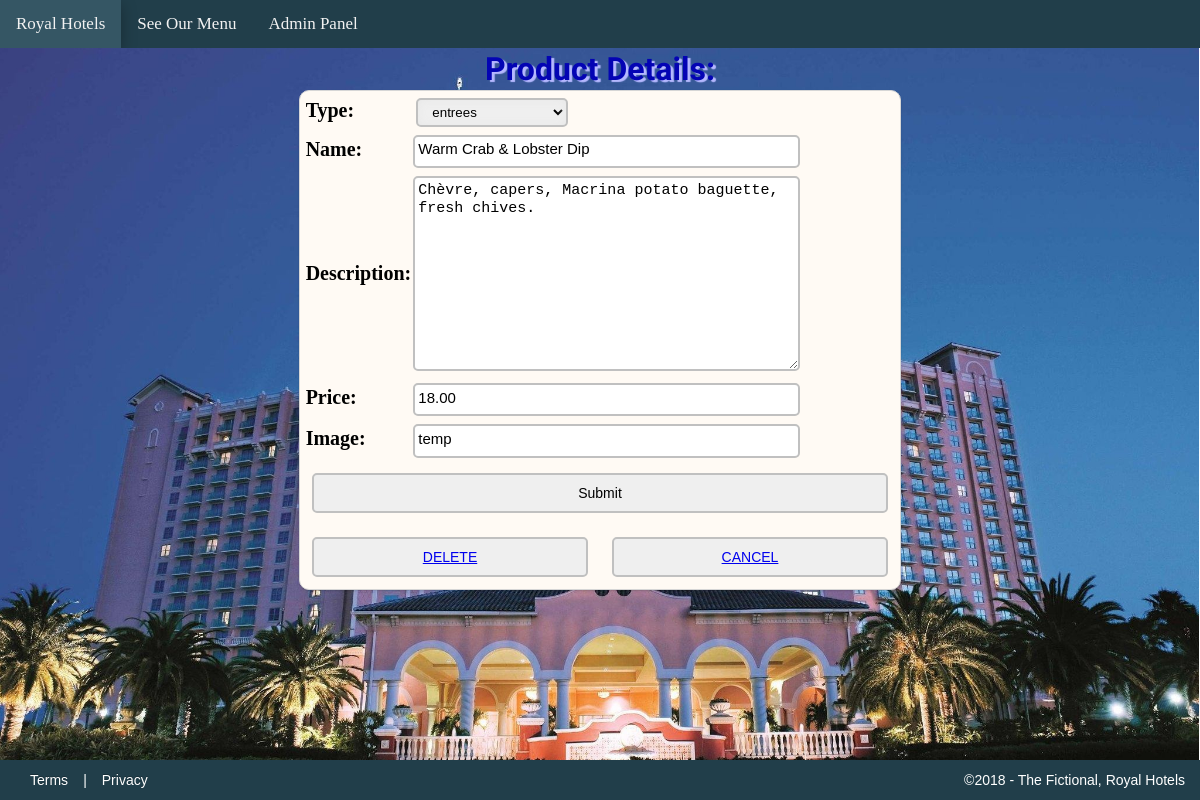
The page /5/details/ on the database its author committed.
### products/models.py (models this page shows, shortened)
class Product(models.Model):
  type = models.CharField(max_length=60, choices=TYPE_CHOICES)
  name = models.CharField(max_length=50, default="", blank=True, null=False)
  description = models.TextField(max_length=100, default="", blank=True)
  price = models.DecimalField(default=0.00, max_digits=10000, decimal_places=2)
  image = models.CharField(max_length=255, default="", blank=True,)
  objects = models.Manager()

### products/views.py (the view)
# urls.py: path('<int:pk>/details/', views.details, name="details"),
def details(request, pk):
    pk = int(pk)
    item = get_object_or_404(Product, pk=pk)
    form = ProductForm(data=request.POST or None, instance=item)
    if request.method == 'POST':
        if form.is_valid():
            form2 = form.save(commit=False)
            form2.save()
            return redirect('admin_console')
        else:
            print(form.errors)
    else:
        return render(request, 'products/present_product.html', {'form': form})

### products/forms.py
class ProductForm(ModelForm):
  class Meta:
    model = Product
    fields = '__all__'

### products/templates/products/present_product.html (shortened to what this page needs)
{% extends 'base.html' %}
{% block header %}Product Details:{% endblock header %}
{% block content %}
<div class="admin_panel">
  <form action="../details/" name="productForm" method="POST">
    <div class="formObject">
      <table>
        {{ form.as_table }}
      </table>
      <div class="frmBtn_container">
        <input type="submit">
        <div class="frmBtn_container">
            <button class="btn"><a href="../{{ form.pk }}delete/">DELETE</a></button>
            <button class="btn"><a href="{% url 'admin_console' %}">CANCEL</a></button>
        </div>
      </div>
    </div>
  </form>
</div>
{% endblock content %}

### assets/css/layout.css (style rules this page uses)
* { margin: 0; }
html { background-color: lightblue; }
body { position: relative; overflow: hidden; }
html, body { height: 100%; margin: 0; padding: 0; }
.admin_panel { margin: 0 auto; width: 50%; height: 80%; background-color: #fffaf4; border: 1px solid #d6d6d6; box-shadow: 0 1px 2px rgba(0,0,0,0.15); transition: all 0.3s ease-in-out; border-radius: 10px; transition: 0.3s; }
.frmBtn_container { display: flex; flex-wrap: wrap; align-items: center; width: 100%; }
.btn { flex-grow: 2; justify-content: center; text-align: center; display: inline-block; width: 150px; margin: 2% 2% 2% 2%; color: black; padding: 10px 0px; text-decoration: none; font-size: 14px; -webkit-transition-duration: 0.4s; transition-duration: 0.4s; cursor: pointer; border: 2px solid silver; border-radius: 5px; }
input[type="submit"] { flex-grow: 1; width: 10%; justify-content: center; text-align: center; display: inline-block; margin: 2% 2% 2% 2%; color: black; padding: 9px 0px 9px 0px; text-decoration: none; font-size: 14px; -webkit-transition-duration: 0.4s; transition-duration: 0.4s; cursor: pointer; border: 2px solid silver; border-radius: 5px; }
select { padding: 4px 10px; width: 40%; display: inline-block; margin: 1% 0% 0 1%; border: 2px solid silver; border-radius: 5px; box-shadow: 0 0 10px #E8E8E8 inset; }
input, textarea { width: 100%; margin: 1% 0 0 0; padding: 1% 0 2% 1%; line-height: 18px; font-size: 15px; border-radius: 5px; border: 2px solid silver; }
label { display: inline-block; width: 95%; text-align: left; margin: 1% 0 0 0; color: black; line-height: 18px; font-size: 20px; }
.bg_img { background-color: lightblue; background-image: url('/static/images/hotel_img3.jpg'); background-size: cover; background-attachment:fixed; background-position: center; position: relative; -webkit-background-size: cover; -moz-background-size: cover; -o-background-size: cover; background-size: cover; }

### rows shown on the page
Product: type "entrees", name "Warm Crab & Lobster Dip", description "Chèvre, capers, Macrina potato baguette, fresh chives.", price "18.00", image "temp"
